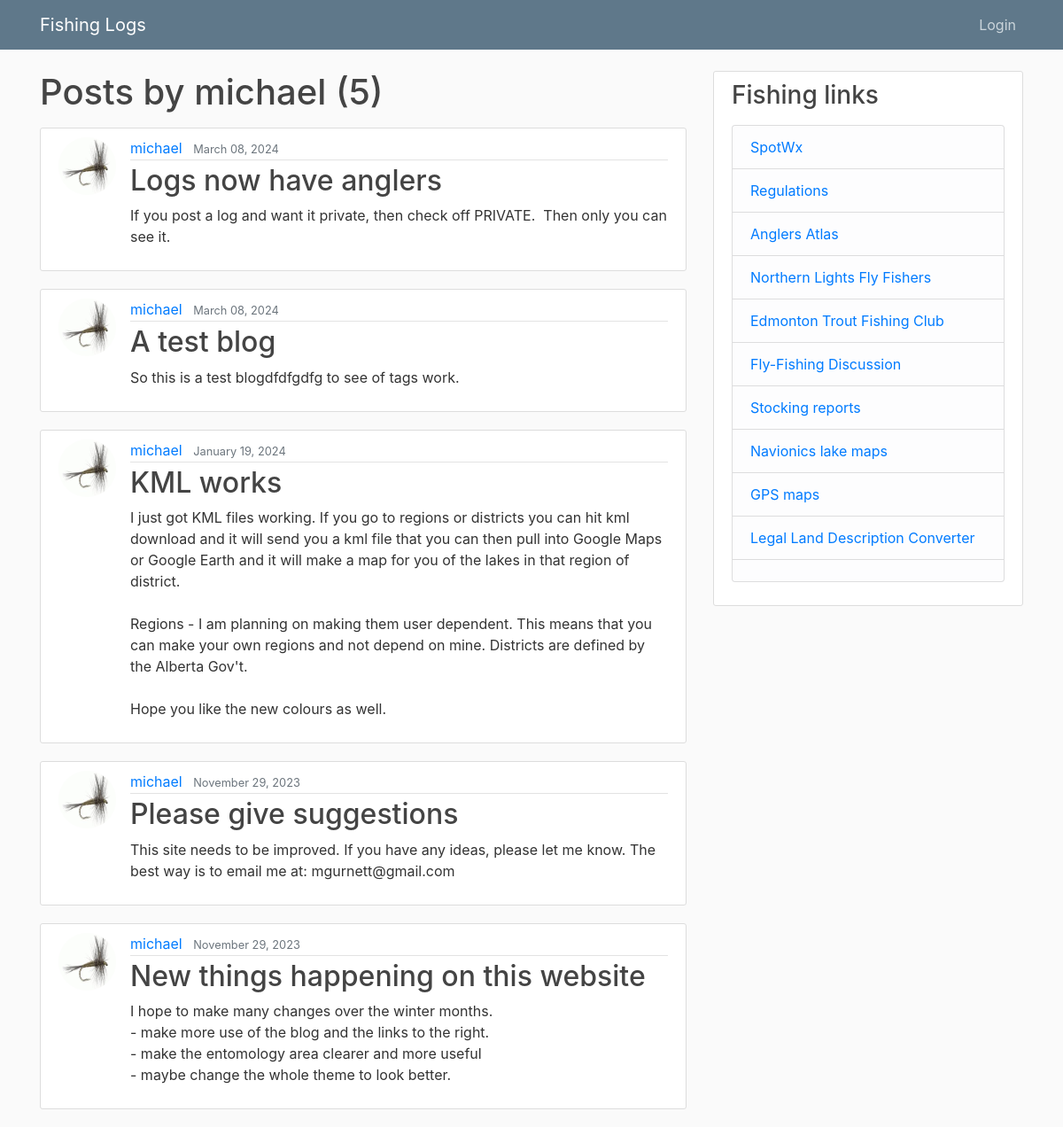
The app's page /blog/user/michael, older data.
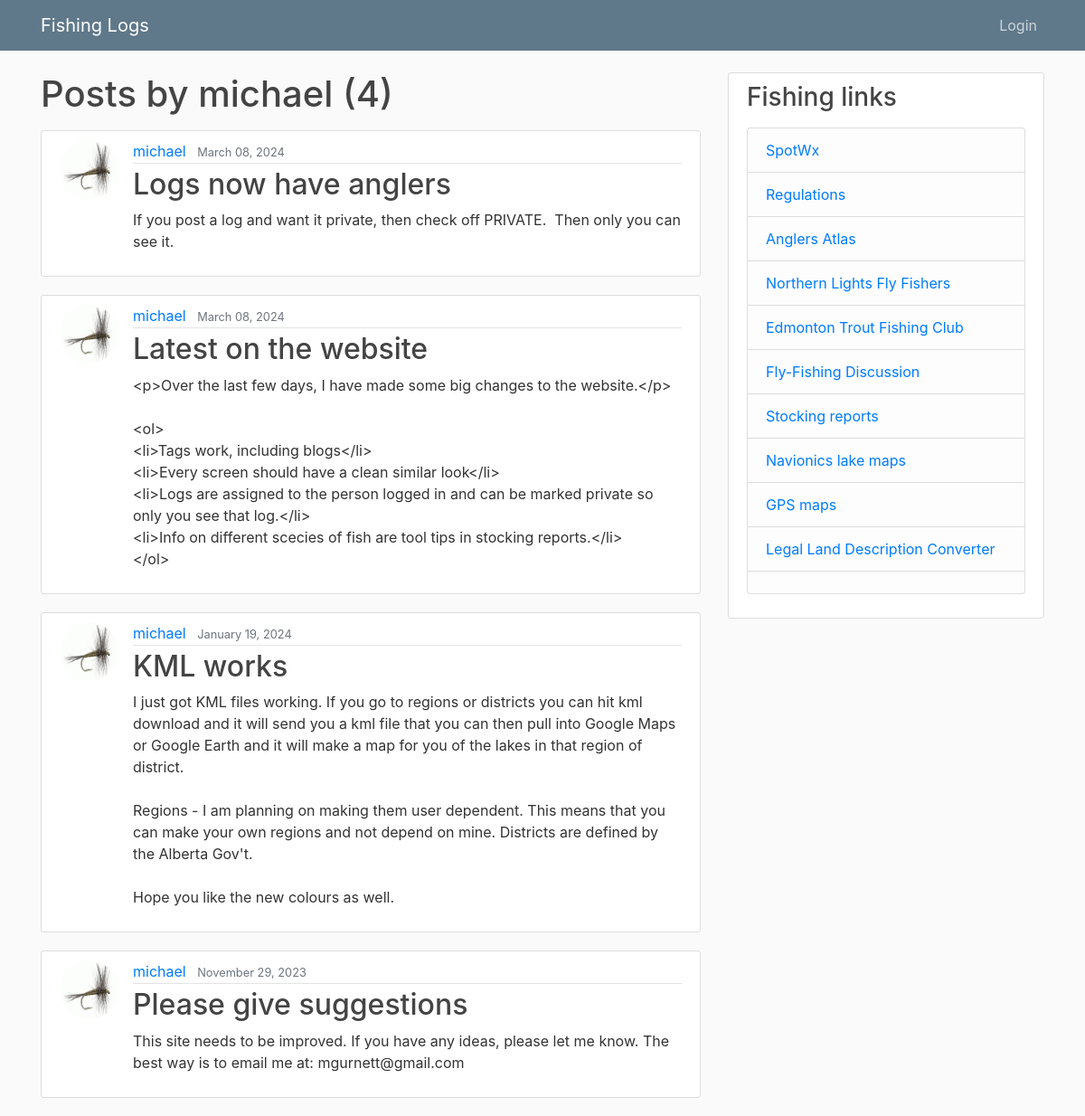
The same page, newer data.
### blog/models.py (models this page shows, shortened)
class Post(models.Model):
    title = models.CharField(max_length=100)
    content = RichTextField (blank=True, null=True)
    date_posted = models.DateTimeField(default=timezone.now)
    author = models.ForeignKey(User, on_delete=models.CASCADE)
    tags = TaggableManager(blank=True)

### users/models.py (models this page shows, shortened)
class Profile(models.Model):
    user = models.OneToOneField(User, on_delete=models.CASCADE)
    address = models.CharField (max_length=100, default = '10220 104 Ave NW')
    city = models.CharField (max_length=15, default = 'Edmonton')
    prov = models.CharField (max_length=5, default = 'AB')
    image = models.ImageField(default='default.jpg', upload_to='profile_pics')

### blog/views.py (the view)
# urls.py: path('user/<str:username>', UserPostListView.as_view(), name='user-posts'),
class UserPostListView(ListView):
    model = Post
    template_name = 'blog/user_posts.html'  # <app>/<model>_<viewtype>.html
    context_object_name = 'posts'
    paginate_by = 5
    def get_queryset(self):
        user = get_object_or_404(User, username=self.kwargs.get('username'))
        return Post.objects.filter(author=user).order_by('-date_posted')

### blog/templates/blog/user_posts.html (shortened to what this page needs)
{% extends "blog/base.html" %}
{% block content %}
    <h1 class="mb-3">Posts by {{ view.kwargs.username }} ({{ page_obj.paginator.count }})</h1>
    {% for post in posts %}
        <article class="media content-section">
          <img class="rounded-circle article-img" src="{{ post.author.profile.image.url }}">
          <div class="media-body">
            <div class="article-metadata">
              <a class="mr-2" href="{% url 'user-posts' post.author.username %}">{{ post.author }}</a>
              <small class="text-muted">{{ post.date_posted|date:"F d, Y" }}</small>
            </div>
            <h2><a class="article-title" href="{% url 'post-detail' post.id %}">{{ post.title }}</a></h2>
            <p class="article-content">{{ post.content }}</p>
          </div>
        </article>
    {% endfor %}
{% endblock content %}

Row changes from the older to the newer data that the page shows:
removed Post: author.profile.image (placeholder picture), author "michael", date_posted "November 29, 2023", title "New things happening on this website", content "I hope to make many changes over the winter months. - make more use of the blog and the links to the right. - make the entomology area clearer and more useful - maybe change the whole theme to look better."
changed Post: title "A test blog" → "Latest on the website"; content "So this is a test blogdfdfgdfg to see of tags work." → "<p>Over the last few days, I have made some big changes to the website.</p> <ol> <li>Tags work, including blogs</li> <li>Every screen should have a clean similar look</li> <li>Logs are assigned to the person logged in and can be marked private so only you see that log.</li> <li>Info on different scecies of fish are tool tips in stocking reports.</li> </ol>"
Text that changed along with them:
{{ page_obj.paginator.count }}: "5" → "4"
